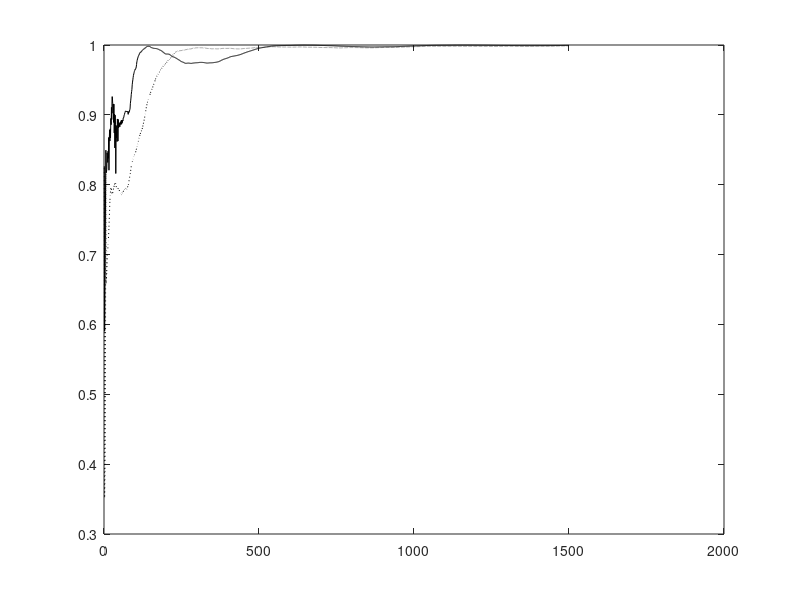

MATLAB code for this plot: (Note: this script raises an error after producing the figure.)
% This code is written to support the experiments in the book titled:
% Adaptive Machine Learning Algorithms with Python
% by
% Chanchal Chatterjee
% December 2021
% RQ - Comparison of Adaptive GEVD Homogeneous, Deflated, Weighted

function GEVDIT;

clear all; 
close all; 

% Number of samples N and dimension D
nSamples = 500;
nDim = 10;
nEA = 4;
nEpochs = 3;
randn('state',0);

% Generate the covX random matrices
covX = 3*...
[ 0.4270   0.0110  -0.0050  -0.0250   0.0890  -0.0790  -0.0190   0.0740   0.0890   0.0050 ; ...
  0.0110   5.6900  -0.0690  -0.2820  -0.7310   0.0900  -0.1240   0.1000   0.4320  -0.1030 ; ...
 -0.0050  -0.0690   0.0800   0.0980   0.0450  -0.0410   0.0230   0.0220  -0.0350   0.0120 ; ...
 -0.0250  -0.2820   0.0980   2.8000  -0.1070   0.1500  -0.1930   0.0950  -0.2260   0.0460 ; ...
  0.0890  -0.7310   0.0450  -0.1070   3.4400   0.2530   0.2510   0.3160   0.0390  -0.0100 ; ...
 -0.0790   0.0900  -0.0410   0.1500   0.2530   2.2700  -0.1800   0.2950  -0.0390  -0.1130 ; ...
 -0.0190  -0.1240   0.0230  -0.1930   0.2510  -0.1800   0.3270   0.0270   0.0260  -0.0160 ; ...
  0.0740   0.1000   0.0220   0.0950   0.3160   0.2950   0.0270   0.7270  -0.0960  -0.0170 ; ...
  0.0890   0.4320  -0.0350  -0.2260   0.0390  -0.0390   0.0260  -0.0960   0.7150  -0.0090 ; ...
  0.0050  -0.1030   0.0120   0.0460  -0.0100  -0.1130  -0.0160  -0.0170  -0.0090   0.0650 ];

covY = 2*...
[ 0.3350   0.0260  -0.0510  -0.0120   0.0790   0.0170   0.0290   0.0080   0.0770  -0.0300 ; ...
  0.0260   0.0910   0.0110  -0.0100   0.0060  -0.0140  -0.0020  -0.0230   0.0110   0.0350 ; ...
 -0.0510   0.0110   0.0780   0.0000   0.0160   0.0030   0.0300  -0.0350  -0.0030  -0.0490 ; ...
 -0.0120  -0.0100   0.0000   0.0820  -0.0030  -0.0260  -0.0250  -0.0290  -0.0150   0.0250 ; ...
  0.0790   0.0060   0.0160  -0.0030   0.7970   0.1940  -0.0370  -0.0230   0.0590  -0.1450 ; ...
  0.0170  -0.0140   0.0030  -0.0260   0.1940   1.5000   0.0140  -0.1040   0.1140  -0.2290 ; ...
  0.0290  -0.0020   0.0300  -0.0250  -0.0370   0.0140   0.2770  -0.0300  -0.0770  -0.0510 ; ...
  0.0080  -0.0230  -0.0350  -0.0290  -0.0230  -0.1040  -0.0300   0.3170   0.0220   0.0100 ; ...
  0.0770   0.0110  -0.0030  -0.0150   0.0590   0.1140  -0.0770   0.0220   0.5380   0.0340 ; ...
 -0.0300   0.0350  -0.0490   0.0250  -0.1450  -0.2290  -0.0510   0.0100   0.0340   0.6680 ];
    
% Compute X samples
[V1,D1] = eig(covX);
[d,in] = sort(diag(D1));
V = zeros(nDim,nDim);
D = zeros(nDim,nDim);
for i = 1 : nDim
   V(:,i) = V1(:,in(nDim+1-i));
   D(i,i) = D1(in(nDim+1-i),in(nDim+1-i));
end
x(1:nDim,1:nSamples) = V*sqrt(D)*randn(nDim,nSamples);

% Compute Y samples
[V1,D1] = eig(covY);
[d,in] = sort(diag(D1));
V = zeros(nDim,nDim);
D = zeros(nDim,nDim);
for i = 1 : nDim
    V(:,i) = V1(:,in(nDim+1-i));
    D(i,i) = D1(in(nDim+1-i),in(nDim+1-i));
end
y(1:nDim,1:nSamples) = V*sqrt(D)*randn(nDim,nSamples);

% Compute Corrl matrix and eigen values for X samples
corX = zeros(nDim,nDim);
for i = 1 : nSamples
   corX = corX + (x(:,i) * x(:,i)' / nSamples);
end
[V1,D1] = eig(corX);
[d,in] = sort(diag(D1));
DX = zeros(nDim,nDim);
for i = 1 : nDim
    DX(i,i) = D1(in(nDim+1-i),in(nDim+1-i));
end
diag(DX)'

% Compute Corrl matrix and eigen values for Y samples
corY = zeros(nDim,nDim);
for i = 1 : nSamples
    corY = corY + y(:,i)*y(:,i)'/nSamples;
end
[V1,D1] = eig(corY);
[d,in] = sort(diag(D1));
DY = zeros(nDim,nDim);
for i = 1 : nDim
    DY(i,i) = D1(in(nDim+1-i),in(nDim+1-i));
end
diag(DY)'

% Compute true Generalized Eigenvectors
[V1,D1] = eig(corX, corY);
[d,in] = sort(diag(D1));
V = zeros(nDim,nDim);
D = zeros(nDim,nDim);
for i = 1 : nDim
    V(:,i) = V1(:,in(nDim+1-i)) / norm(V1(:,in(nDim+1-i)));
    D(i,i) = D1(in(nDim+1-i), in(nDim+1-i));
end
V(:,1:nEA)
diag(D)'

% Adaptive algorithm
A = zeros(nDim,nDim);
B = zeros(nDim,nDim);
W1 = 0.1 * ones(nDim,nEA);
W2 = W1;
W3 = W1;
C  = diag(2.9-0.3*[1:nEA])
Ip = eye(nEA,nEA);
for epoch = 1 : nEpochs
    for iter = 1 : nSamples
        
        cnt = nSamples*(epoch-1) + iter;
      
        A = A + (1.0/cnt)*((x(:,iter) * x(:,iter)') - A);
        B = B + (1.0/cnt)*((y(:,iter) * y(:,iter)') - B);
        etat1 = 1.0/(100 + cnt);
        etat2 = 1.0/(400 + cnt);
      
        % Homogeneous Gradient Descent
        %W1 = W1 + etat*(A*W1 - B*W1*(W1'*A*W1));
      
        % Deflated Gradient Descent
        W2 = W2 + etat1*(A*W2 - B*W2*triu(W2'*A*W2)) * inv(diag(diag(W2'*B*W2)));
      
        % Weighted Gradient Descent
        W3 = W3 + etat2*(A*W3*C - B*W3*C*(W3'*A*W3)) * inv(diag(diag(W3'*B*W3)));
      
        for i = 1 : nEA      
      	    %u1 = W1(:,i)/sqrt(W1(:,i)' * B * W1(:,i));
      	    u2 = W2(:,i)/sqrt(W2(:,i)' * W2(:,i));
      	    u3 = W3(:,i)/sqrt(W3(:,i)' * W3(:,i));
      	    %cos_t1(i,cnt) = abs(u1' * V(:,i));
            cos_t2(i,cnt) = abs(u2' * V(:,i));
            cos_t3(i,cnt) = abs(u3' * V(:,i));
        end
        ind(cnt) = cnt;
    end
end

if (1)

W2byNorm = W2*sqrt(inv(diag(diag(W2'*B*W2))))
V1to4 = V(:,1:nEA)
W3byNorm = W3*sqrt(inv(diag(diag(W3'*B*W3))))
V1to4 = V(:,1:nEA)

W2W2 = (W2'*B*W2)
W3W3 = (W3'*B*W3)

EstL2 = (diag(W2'*A*W2) ./ diag(W2'*B*W2))'
EstL3 = (diag(W3'*A*W3) ./ diag(W3'*B*W3))'
ActL  = diag(D(:,1:nEA))'

% Plot the convergence results

figure(1);
plot(ind,cos_t2(1,:),'k-'); hold on;
plot(ind,cos_t3(1,:),'k:'); hold on;
plot(0,1,'k:'); hold on;
legend('Deflated','Weighted',0);
xlabel('Number of Samples');
ylabel('Direction Cosine - Component 1');
hold off;

% Plot the convergence results
figure(2);
plot(ind,cos_t2(2,:),'k-'); hold on;
plot(ind,cos_t3(2,:),'k:'); hold on;
plot(0,1,'k:'); hold on;
legend('Deflated','Weighted',0);
xlabel('Number of Samples');
ylabel('Direction Cosine - Component 2');
hold off;

% Plot the convergence results
figure(3);
plot(ind,cos_t2(3,:),'k-'); hold on;
plot(ind,cos_t3(3,:),'k:'); hold on;
plot(0,1,'k:'); hold on;
legend('Deflated','Weighted',0);
xlabel('Number of Samples');
ylabel('Direction Cosine - Component 3');
hold off;

% Plot the convergence results
figure(4);
plot(ind,cos_t2(4,:),'k-'); hold on;
plot(ind,cos_t3(4,:),'k:'); hold on;
plot(0,1,'k:'); hold on;
legend('Deflated','Weighted',0);
xlabel('Number of Samples');
ylabel('Direction Cosine - Component 4');
hold off;

else

W1byNorm = W1*sqrt(inv(diag(diag(W1'*B*W1))))
V1to4 = V(:,1:nEA)
W2byNorm = W2*sqrt(inv(diag(diag(W2'*B*W2))))
V1to4 = V(:,1:nEA)
W3byNorm = W3*sqrt(inv(diag(diag(W3'*B*W3))))
V1to4 = V(:,1:nEA)

W1W1 = (W1'*B*W1)
W2W2 = (W2'*B*W2)
W3W3 = (W3'*B*W3)

EstL1 = (diag(W1'*A*W1) ./ diag(W1'*B*W1))'
EstL2 = (diag(W2'*A*W2) ./ diag(W2'*B*W2))'
EstL3 = (diag(W3'*A*W3) ./ diag(W3'*B*W3))'
ActL  = diag(D(:,1:nEA))'

% Plot the convergence results
figure(1);
plot(ind,cos_t1(1,:),'r:'); hold on;
plot(ind,cos_t2(1,:),'g-'); hold on;
plot(ind,cos_t3(1,:),'b--'); hold on;
legend('Symmetric','Deflated','Weighted',0);
xlabel('Number of Samples');
ylabel('Direction Cosine - Component 1');
hold off;

% Plot the convergence results
figure(2);
plot(ind,cos_t1(2,:),'r:'); hold on;
plot(ind,cos_t2(2,:),'g-'); hold on;
plot(ind,cos_t3(2,:),'b--'); hold on;
legend('Symmetric','Deflated','Weighted',0);
xlabel('Number of Samples');
ylabel('Direction Cosine - Component 2');
hold off;

% Plot the convergence results
figure(3);
plot(ind,cos_t1(3,:),'r:'); hold on;
plot(ind,cos_t2(3,:),'g-'); hold on;
plot(ind,cos_t3(3,:),'b--'); hold on;
legend('Symmetric','Deflated','Weighted',0);
xlabel('Number of Samples');
ylabel('Direction Cosine - Component 3');
hold off;

% Plot the convergence results
figure(4);
plot(ind,cos_t1(4,:),'r:'); hold on;
plot(ind,cos_t2(4,:),'g-'); hold on;
plot(ind,cos_t3(4,:),'b--'); hold on;
legend('Symmetric','Deflated','Weighted',0);
xlabel('Number of Samples');
ylabel('Direction Cosine - Component 4');
hold off;

end

%keyboard




  